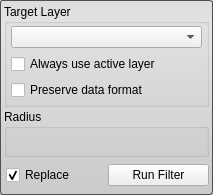
<?xml version="1.0" encoding="UTF-8"?>
<ui version="4.0">
 <class>MedianFilterInterface</class>
 <widget class="QWidget" name="MedianFilterInterface">
  <property name="geometry">
   <rect>
    <x>0</x>
    <y>0</y>
    <width>213</width>
    <height>195</height>
   </rect>
  </property>
  <property name="sizePolicy">
   <sizepolicy hsizetype="Preferred" vsizetype="Preferred">
    <horstretch>0</horstretch>
    <verstretch>0</verstretch>
   </sizepolicy>
  </property>
  <property name="minimumSize">
   <size>
    <width>213</width>
    <height>136</height>
   </size>
  </property>
  <property name="baseSize">
   <size>
    <width>650</width>
    <height>136</height>
   </size>
  </property>
  <property name="windowTitle">
   <string>Median Filter</string>
  </property>
  <property name="styleSheet">
   <string notr="true">QWidget#MedianFilterInterface{
	border-radius: 3px;
	border: 1px solid rgb(80, 80,80);
	background-color: qlineargradient(spread:pad, x1:0.5, y1:0, x2:0.5, y2:0.960227, stop:0 rgba(221, 221, 221, 255), stop:0.155779 rgba(228, 228, 228, 255), stop:1 rgba(202, 204, 204, 255));      
}</string>
  </property>
  <layout class="QVBoxLayout" name="verticalLayout">
   <property name="spacing">
    <number>2</number>
   </property>
   <property name="margin">
    <number>4</number>
   </property>
   <item>
    <widget class="QGroupBox" name="target_groupbox_">
     <property name="title">
      <string>Target Layer</string>
     </property>
     <layout class="QVBoxLayout" name="verticalLayout_5">
      <property name="leftMargin">
       <number>4</number>
      </property>
      <property name="topMargin">
       <number>2</number>
      </property>
      <property name="rightMargin">
       <number>4</number>
      </property>
      <property name="bottomMargin">
       <number>4</number>
      </property>
      <item>
       <widget class="QtUtils::QtDropableComboBox" name="target_layer_">
        <property name="sizePolicy">
         <sizepolicy hsizetype="Ignored" vsizetype="Fixed">
          <horstretch>0</horstretch>
          <verstretch>0</verstretch>
         </sizepolicy>
        </property>
       </widget>
      </item>
      <item>
       <widget class="QWidget" name="widget_3" native="true">
        <property name="minimumSize">
         <size>
          <width>0</width>
          <height>20</height>
         </size>
        </property>
        <layout class="QHBoxLayout" name="horizontalLayout_4">
         <property name="spacing">
          <number>0</number>
         </property>
         <property name="margin">
          <number>0</number>
         </property>
         <item>
          <widget class="QCheckBox" name="use_active_layer_">
           <property name="text">
            <string>Always use active layer</string>
           </property>
          </widget>
         </item>
        </layout>
       </widget>
      </item>
      <item>
       <widget class="QWidget" name="widget_2" native="true">
        <property name="minimumSize">
         <size>
          <width>0</width>
          <height>20</height>
         </size>
        </property>
        <layout class="QHBoxLayout" name="horizontalLayout_3">
         <property name="spacing">
          <number>0</number>
         </property>
         <property name="margin">
          <number>0</number>
         </property>
         <item>
          <widget class="QCheckBox" name="preserve_data_format_">
           <property name="text">
            <string>Preserve data format</string>
           </property>
          </widget>
         </item>
        </layout>
       </widget>
      </item>
     </layout>
    </widget>
   </item>
   <item>
    <widget class="QGroupBox" name="groupBox">
     <property name="title">
      <string>Radius</string>
     </property>
     <layout class="QHBoxLayout" name="horizontalLayout_2">
      <property name="spacing">
       <number>0</number>
      </property>
      <property name="leftMargin">
       <number>4</number>
      </property>
      <property name="topMargin">
       <number>2</number>
      </property>
      <property name="rightMargin">
       <number>4</number>
      </property>
      <property name="bottomMargin">
       <number>4</number>
      </property>
      <item>
       <widget class="QtUtils::QtSliderIntCombo" name="radius_" native="true"/>
      </item>
     </layout>
    </widget>
   </item>
   <item>
    <widget class="QWidget" name="replaceRunWidget" native="true">
     <property name="minimumSize">
      <size>
       <width>0</width>
       <height>32</height>
      </size>
     </property>
     <property name="maximumSize">
      <size>
       <width>16777215</width>
       <height>32</height>
      </size>
     </property>
     <layout class="QHBoxLayout" name="horizontalLayout" stretch="1,1">
      <property name="spacing">
       <number>0</number>
      </property>
      <property name="leftMargin">
       <number>2</number>
      </property>
      <property name="topMargin">
       <number>0</number>
      </property>
      <property name="rightMargin">
       <number>0</number>
      </property>
      <property name="bottomMargin">
       <number>0</number>
      </property>
      <item>
       <widget class="QCheckBox" name="replaceCheckBox">
        <property name="text">
         <string>Replace</string>
        </property>
        <property name="checked">
         <bool>true</bool>
        </property>
       </widget>
      </item>
      <item>
       <widget class="QPushButton" name="runFilterButton">
        <property name="text">
         <string>Run Filter</string>
        </property>
       </widget>
      </item>
     </layout>
    </widget>
   </item>
  </layout>
 </widget>
 <customwidgets>
  <customwidget>
   <class>QtUtils::QtDropableComboBox</class>
   <extends>QComboBox</extends>
   <header location="global">QtUtils/Widgets/QtDropableComboBox.h</header>
  </customwidget>
  <customwidget>
   <class>QtUtils::QtSliderIntCombo</class>
   <extends>QWidget</extends>
   <header location="global">QtUtils/Widgets/QtSliderIntCombo.h</header>
   <container>1</container>
  </customwidget>
 </customwidgets>
 <resources/>
 <connections/>
</ui>
